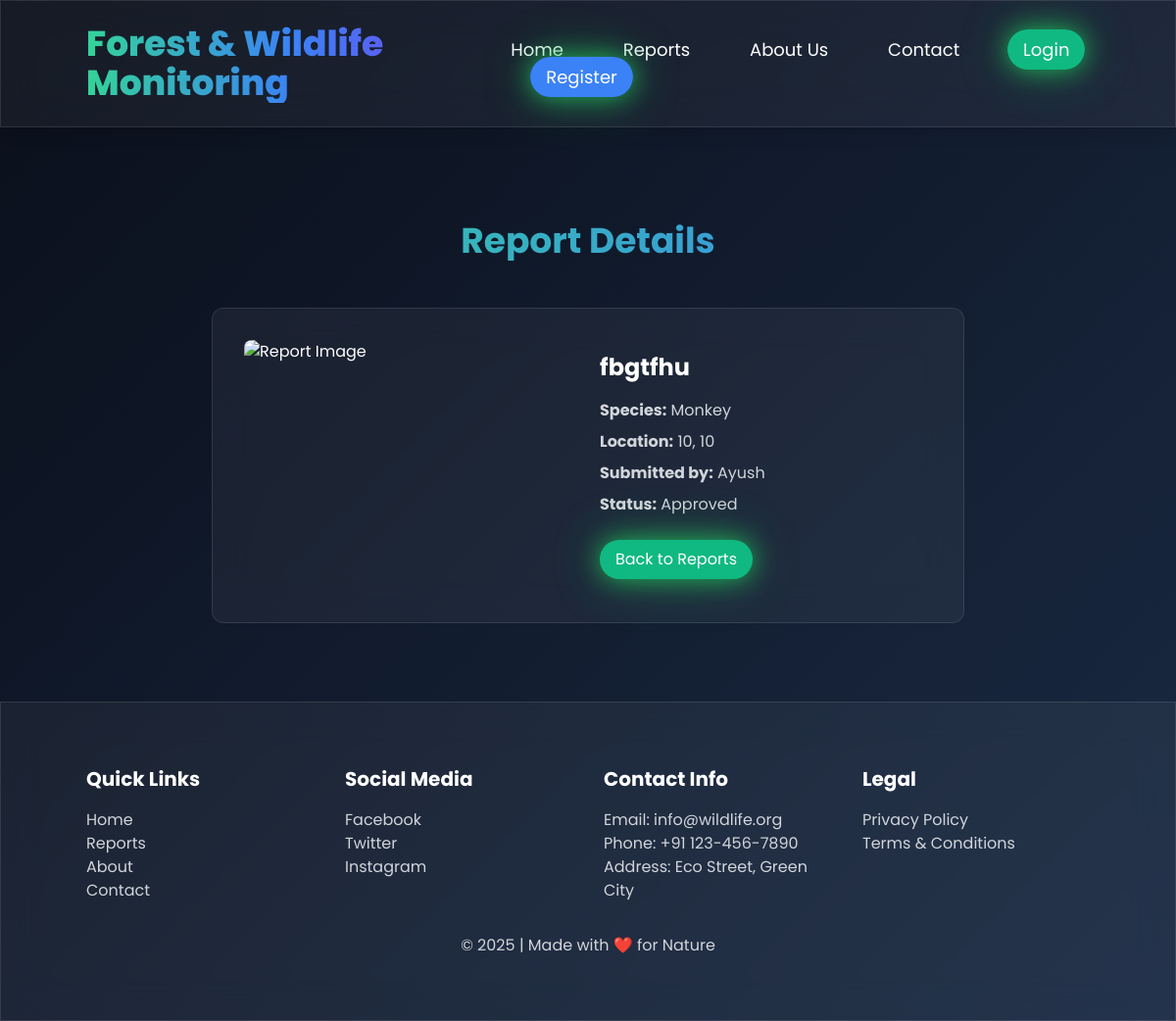
The page /report-details.php?id=10 on the database its author committed.
### tables this page shows
CREATE TABLE `reports` (
  `id` int(11) NOT NULL,
  `user_id` int(11) DEFAULT NULL,
  `photo` varchar(255) DEFAULT NULL,
  `description` text DEFAULT NULL,
  `location_lat` double DEFAULT NULL,
  `location_lng` double DEFAULT NULL,
  `species` varchar(50) DEFAULT NULL,
  `status` enum('pending','approved','disapproved') DEFAULT 'pending',
  `conservation_status` enum('Endangered','Safe') DEFAULT 'Safe'
);

CREATE TABLE `users` (
  `id` int(11) NOT NULL,
  `username` varchar(50) NOT NULL,
  `password` varchar(255) NOT NULL,
  `role` enum('user','admin') DEFAULT 'user'
);

### report-details.php (the view, shortened to what this page needs)
<?php
$conn = new mysqli("localhost", "root", "", "wildlife_db");
$report_id = (int)$_GET['id'];
$sql = "SELECT r.*, u.username FROM reports r LEFT JOIN users u ON r.user_id = u.id WHERE r.id = ? AND r.status = 'approved'";
$stmt = $conn->prepare($sql);
$stmt->bind_param("i", $report_id);
$stmt->execute();
$report = $stmt->get_result()->fetch_assoc();
$logged_in = isset($_SESSION['user_id']);
$username = '';
?>
<!DOCTYPE html>
<html lang="en">
<head>
    <link href="https://cdn.jsdelivr.net/npm/tailwindcss@2.2.19/dist/tailwind.min.css" rel="stylesheet">
    <link rel="stylesheet" href="https://cdnjs.cloudflare.com/ajax/libs/animate.css/4.1.1/animate.min.css"/>
</head>
<body class="text-white relative min-h-screen">
    <nav class="relative z-20 glass p-4 md:p-6 shadow-lg fixed w-full top-0">
        <div class="container mx-auto flex flex-col md:flex-row justify-between items-center">
            <h1 class="text-3xl md:text-4xl font-extrabold bg-gradient-to-r from-green-400 via-blue-500 to-purple-600 bg-clip-text text-transparent">Forest & Wildlife Monitoring</h1>
            <div class="mt-4 md:mt-0 space-x-4 md:space-x-8 text-base md:text-lg">
                <a href="index.php" class="neon-hover px-3 py-1 rounded-full hover:bg-green-500/20 transition">Home</a>
                <a href="reports.php" class="neon-hover px-3 py-1 rounded-full hover:bg-green-500/20 transition">Reports</a>
                <a href="about.php" class="neon-hover px-3 py-1 rounded-full hover:bg-green-500/20 transition">About Us</a>
                <a href="contact.php" class="neon-hover px-3 py-1 rounded-full hover:bg-green-500/20 transition">Contact</a>
                <?php if ($logged_in): ?>
                    <span class="px-4 py-2 text-green-400"><?php echo $username; ?></span>
                    <a href="logout.php" class="bg-red-500 px-4 py-2 rounded-full neon-glow nav-btn">Logout</a>
                <?php else: ?>
                    <a href="login.php" class="bg-green-500 px-4 py-2 rounded-full neon-glow nav-btn">Login</a>
                    <a href="register.php" class="bg-blue-500 px-4 py-2 rounded-full neon-glow nav-btn">Register</a>
                <?php endif; ?>
            </div>
        </div>
    </nav>
    <section class="relative z-20 container mx-auto py-20 pt-24 scroll-section">
        <h2 class="text-4xl font-bold text-center bg-gradient-to-r from-green-400 to-blue-500 bg-clip-text text-transparent mb-12">Report Details</h2>
        <div class="glass p-8 rounded-xl neon-hover mx-auto max-w-3xl">
            <div class="flex flex-col md:flex-row items-center space-y-6 md:space-y-0 md:space-x-6">
                <img src="uploads/<?php echo htmlspecialchars($report['photo']); ?>" alt="Report Image" class="w-full md:w-1/2 h-64 object-cover rounded-lg" onerror="this.src='uploads/placeholder.jpg';">
                <div class="w-full md:w-1/2">
                    <h3 class="text-2xl font-bold mb-4"><?php echo htmlspecialchars($report['description']); ?></h3>
                    <p class="text-gray-300 mb-2"><strong>Species:</strong> <?php echo htmlspecialchars($report['species']); ?></p>
                    <p class="text-gray-300 mb-2"><strong>Location:</strong> <?php echo $report['location_lat'] . ", " . $report['location_lng']; ?></p>
                    <p class="text-gray-300 mb-2"><strong>Submitted by:</strong> <?php echo htmlspecialchars($report['username'] ?? 'Anonymous'); ?></p>
                    <p class="text-gray-300 mb-2"><strong>Status:</strong> <?php echo ucfirst($report['status']); ?></p>
                    <a href="reports.php" class="bg-green-500 px-4 py-2 rounded-full text-white neon-glow mt-4 inline-block">Back to Reports</a>
                </div>
            </div>
        </div>
    </section>
    <footer class="relative z-20 glass py-16">
        <div class="container mx-auto grid grid-cols-1 md:grid-cols-4 gap-8 text-center md:text-left">
            <div>
                <h3 class="text-xl font-bold mb-4">Quick Links</h3>
                <a href="index.php" class="block text-gray-300 hover:text-green-400">Home</a>
                <a href="reports.php" class="block text-gray-300 hover:text-green-400">Reports</a>
                <a href="about.php" class="block text-gray-300 hover:text-green-400">About</a>
                <a href="contact.php" class="block text-gray-300 hover:text-green-400">Contact</a>
            </div>
            <div>
                <h3 class="text-xl font-bold mb-4">Social Media</h3>
                <a href="#" class="block text-gray-300 hover:text-green-400">Facebook</a>
                <a href="#" class="block text-gray-300 hover:text-green-400">Twitter</a>
                <a href="#" class="block text-gray-300 hover:text-green-400">Instagram</a>
            </div>
            <div>
                <h3 class="text-xl font-bold mb-4">Contact Info</h3>
                <p class="text-gray-300">Email: info@wildlife.org</p>
                <p class="text-gray-300">Phone: +91 123-456-7890</p>
                <p class="text-gray-300">Address: Eco Street, Green City</p>
            </div>
            <div>
                <h3 class="text-xl font-bold mb-4">Legal</h3>
                <a href="#" class="block text-gray-300 hover:text-green-400">Privacy Policy</a>
                <a href="#" class="block text-gray-300 hover:text-green-400">Terms & Conditions</a>
            </div>
        </div>
        <p class="text-center text-gray-300 mt-8">© 2025 | Made with ❤️ for Nature</p>
    </footer>
</body>
</html>

### report-details.php (style rules this page uses)
body { background: linear-gradient(135deg, #0a0f1a 0%, #1a2a44 100%); font-family: 'Poppins', sans-serif; overflow-x: hidden; }
.glass { background: rgba(255, 255, 255, 0.05); backdrop-filter: blur(20px); border: 1px solid rgba(255, 255, 255, 0.1); }
.neon-glow { box-shadow: 0 0 25px rgba(34, 197, 94, 0.8), 0 0 50px rgba(34, 197, 94, 0.4); }
.nav-btn { transition: transform 0.3s ease, box-shadow 0.3s ease; }
.scroll-section { opacity: 0; transform: translateY(60px); transition: opacity 0.8s ease, transform 0.8s ease; }
.scroll-section.visible { opacity: 1; transform: translateY(0); }

### rows shown on the page
reports: description "fbgtfhu", species "Monkey", location_lat "10", location_lng "10", user.username "Ayush", status "Approved"
